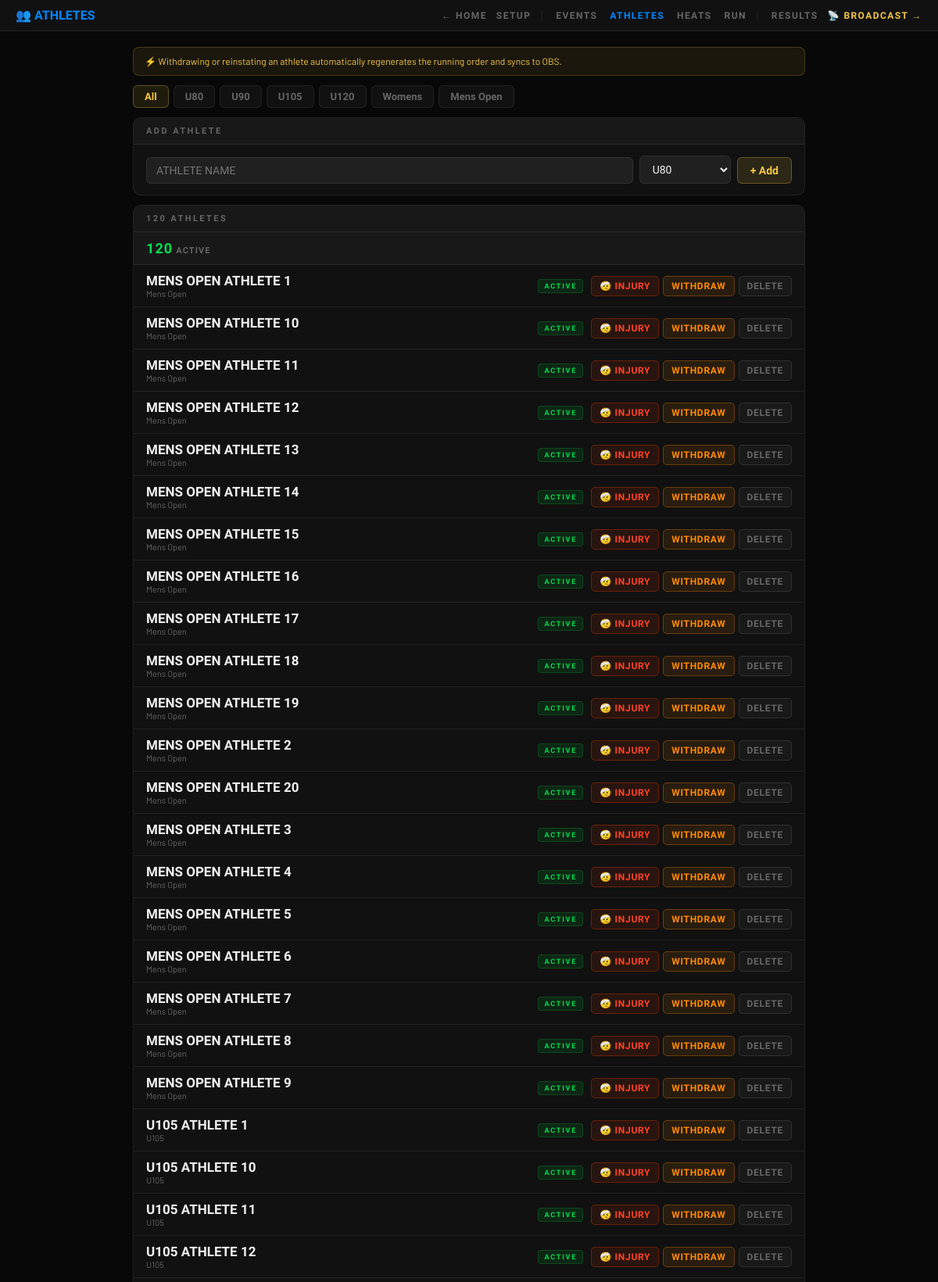
Page /comp/athletes (upper part) on the committed database.
### tables this page shows
CREATE TABLE athletes (
            id INTEGER PRIMARY KEY,
            name TEXT,
            category TEXT,
            status TEXT DEFAULT 'active'
        );

### server.py (the view)
@app.route("/comp/athletes")
def comp_athletes():
    cat = request.args.get("category","")
    con = db()
    athletes = con.execute("SELECT * FROM athletes WHERE category=? ORDER BY name",(cat,)).fetchall() if cat else con.execute("SELECT * FROM athletes ORDER BY category,name").fetchall()
    con.close()
    return render_template("comp_athletes.html", athletes=athletes, category_order=CATEGORY_ORDER, selected_cat=cat)

### server.py (called while the page is built, shortened)
def _check_auth():
    password = os.environ.get("COMP_PASSWORD", "").strip()
    if not password:
        return True

@app.before_request
def _require_comp_auth():
    if request.path.startswith("/comp/") or request.path == "/comp":
        if not _check_auth():
            resp = app.response_class("Unauthorized\n", status=401, mimetype="text/plain")
            resp.headers["WWW-Authenticate"] = 'Basic realm="Competition Control"'
            return resp

def db():
    con = sqlite3.connect(DB_FILE, timeout=10)
    con.row_factory = sqlite3.Row
    con.execute("PRAGMA journal_mode=WAL")
    con.execute("PRAGMA synchronous=NORMAL")
    return con

### templates/comp_athletes.html (shortened to what this page needs)
<!DOCTYPE html>
<html lang="en">
<head>
</head>
<body>
<div class="topbar">
  <span class="topbar-title">👥 Athletes</span>
  <a href="/">← Home</a>
  <a href="/comp/events">Setup</a>
  <span class="topbar-nav-group"><span class="sep">|</span><a href="/comp/events">Events</a><a href="/comp/athletes" style="color:var(--blue)">Athletes</a><a href="/comp/heats">Heats</a><a href="/comp/run">Run</a></span>
  <span class="topbar-nav-group"><span class="sep">|</span><a href="/comp/results">Results</a></span>
  <a href="/control.html" style="color:var(--gold)">📡 Broadcast →</a>
</div>
<div class="main">
  <div class="regen-notice">
    ⚡ Withdrawing or reinstating an athlete automatically regenerates the running order and syncs to OBS.
  </div>
  <div class="filter-row">
    <a href="/comp/athletes" class="filter-btn {% if not selected_cat %}active{% endif %}">All</a>
    {% for cat in category_order %}
    <a href="/comp/athletes?category={{ cat }}" class="filter-btn {% if selected_cat==cat %}active{% endif %}">{{ cat }}</a>
    {% endfor %}
  </div>
  <div class="section">
    <div class="section-head"><span class="section-title">Add Athlete</span></div>
    <form action="/comp/action/add_athlete" method="post" class="add-form">
      <input type="text" id="add-athlete-name" name="name" placeholder="ATHLETE NAME" required style="flex:1;min-width:180px">
      <select name="category" required>
        {% for cat in category_order %}<option value="{{ cat }}" {% if cat==selected_cat %}selected{% endif %}>{{ cat }}</option>{% endfor %}
      </select>
      <button type="submit" class="btn-add">+ Add</button>
    </form>
  </div>
  <div class="section">
    <div class="section-head">
      <span class="section-title">{{ athletes|length }} Athletes{% if selected_cat %} — {{ selected_cat }}{% endif %}</span>
    </div>
    {% set active_count = athletes|selectattr('status','equalto','active')|list|length %}
    {% if athletes %}
    <div class="counts">
      <div class="count-item active-count"><span>{{ active_count }}</span>Active</div>
    </div>
    {% endif %}
    {% for a in athletes %}
    <div class="ath-row {{ a['status'] if a['status'] != 'active' else '' }}">
      <div class="ath-info">
        <div class="ath-name {% if a['status'] != 'active' %}struck{% endif %}">{{ a['name'] }}</div>
        <div class="ath-cat">{{ a['category'] }}</div>
      </div>
      <div class="status-badge {{ a['status'] }}">{{ a['status'] }}</div>
      <div class="btn-actions">
        {% if a['status'] == 'active' %}
          <form action="/comp/action/withdraw_athlete" method="post" style="display:contents">
            <button type="submit" class="btn-sm btn-injury" onclick="return confirm('Mark {{ a['name'] }} as injured? Heats will be regenerated.')">🤕 Injury</button>
          </form>
          <form action="/comp/action/withdraw_athlete" method="post" style="display:contents">
            <button type="submit" class="btn-sm btn-withdraw" onclick="return confirm('Withdraw {{ a['name'] }}? Heats will be regenerated.')">Withdraw</button>
          </form>
        {% endif %}
        <form action="/comp/action/delete_athlete" method="post" style="display:contents">
          <button type="submit" class="btn-sm btn-delete" onclick="return confirm('Permanently delete {{ a['name'] }}?')">Delete</button>
        </form>
      </div>
    </div>
    {% else %}
    <div style="padding:20px;text-align:center;color:var(--dim);font-family:'Barlow',sans-serif">No athletes yet.</div>
    {% endfor %}
  </div>
</div>
</body>
</html>

### templates/comp_athletes.html (style rules this page uses)
* { margin:0; padding:0; box-sizing:border-box; }
:root { --bg:#080808; --surface:#111; --surface2:#181818; --surface3:#202020; --border:rgba(255,255,255,0.07); --text:#F0F0F0; --dim:#666; --gold:#F5C842; --blue:#0088FF; --green:#00DD55; --red:#FF4422; --orange:#FF8C00; }
html,body { background:var(--bg); color:var(--text); font-family:'Barlow Condensed',sans-serif; min-height:100vh; }
.topbar { background:var(--surface); border-bottom:1px solid var(--border); padding:10px 20px; display:flex; align-items:center; gap:12px; flex-wrap:wrap; }
.topbar a { color:var(--dim); text-decoration:none; font-size:12px; font-weight:700; letter-spacing:0.12em; text-transform:uppercase; }
.topbar-nav-group { display:flex; align-items:center; gap:16px; }
.topbar-nav-group .sep { color:var(--border); font-weight:400; user-select:none; }
.topbar-title { font-size:16px; font-weight:900; text-transform:uppercase; color:var(--blue); margin-right:auto; }
.main { padding:20px; max-width:900px; margin:0 auto; display:flex; flex-direction:column; gap:12px; }
.filter-row { display:flex; gap:6px; flex-wrap:wrap; }
.filter-btn { padding:6px 14px; border-radius:6px; border:1px solid var(--border); background:var(--surface); color:var(--dim); font-family:'Barlow Condensed',sans-serif; font-size:13px; font-weight:700; text-decoration:none; }
.filter-btn.active { background:rgba(245,200,66,0.1); border-color:rgba(245,200,66,0.3); color:var(--gold); }
.section { background:var(--surface); border:1px solid var(--border); border-radius:10px; overflow:hidden; }
.section-head { padding:10px 16px; background:var(--surface2); border-bottom:1px solid var(--border); display:flex; align-items:center; justify-content:space-between; }
.section-title { font-size:11px; font-weight:800; letter-spacing:0.22em; text-transform:uppercase; color:var(--dim); }
.ath-row { display:flex; align-items:center; gap:10px; padding:10px 16px; border-bottom:1px solid var(--border); transition:background 0.15s; }
.ath-info { flex:1; min-width:0; }
.ath-name { font-size:17px; font-weight:800; text-transform:uppercase; }
.ath-cat { font-size:11px; color:var(--dim); font-family:'Barlow',sans-serif; }
.status-badge { font-size:9px; font-weight:800; letter-spacing:0.2em; text-transform:uppercase; padding:3px 7px; border-radius:4px; flex-shrink:0; }
.status-badge.active { background:rgba(0,200,60,0.12); color:var(--green); border:1px solid rgba(0,200,60,0.2); }
.btn-actions { display:flex; gap:5px; flex-shrink:0; flex-wrap:wrap; justify-content:flex-end; }
.btn-sm { border-radius:5px; padding:5px 10px; font-family:'Barlow Condensed',sans-serif; font-size:12px; font-weight:700; cursor:pointer; border:1px solid; letter-spacing:0.06em; text-transform:uppercase; white-space:nowrap; }
.btn-withdraw { background:rgba(255,140,0,0.1); border-color:rgba(255,140,0,0.3); color:var(--orange); }
.btn-injury { background:rgba(255,60,0,0.1); border-color:rgba(255,60,0,0.3); color:var(--red); }
.btn-delete { background:rgba(100,100,100,0.1); border-color:rgba(255,255,255,0.1); color:var(--dim); }
.add-form { padding:14px 16px; display:flex; gap:8px; flex-wrap:wrap; align-items:flex-end; }
input[type=text] { background:var(--surface3); border:1px solid var(--border); color:var(--text); padding:8px 12px; border-radius:6px; font-family:'Barlow Condensed',sans-serif; font-size:14px; }
select { background:var(--surface3); border:1px solid var(--border); color:var(--text); padding:8px 12px; border-radius:6px; font-family:'Barlow Condensed',sans-serif; font-size:14px; }
.btn-add { background:rgba(245,200,66,0.12); color:var(--gold); border:1px solid rgba(245,200,66,0.3); border-radius:6px; padding:8px 16px; font-family:'Barlow Condensed',sans-serif; font-size:14px; font-weight:700; cursor:pointer; }
.counts { display:flex; gap:16px; flex-wrap:wrap; padding:10px 16px; background:var(--surface2); border-bottom:1px solid var(--border); }
.count-item { font-size:11px; font-weight:700; letter-spacing:0.1em; text-transform:uppercase; color:var(--dim); }
.count-item span { font-size:18px; font-weight:900; margin-right:4px; }
.count-item.active-count span { color:var(--green); }
.regen-notice { background:rgba(245,200,66,0.08); border:1px solid rgba(245,200,66,0.2); border-radius:8px; padding:10px 14px; font-size:12px; color:var(--gold); font-family:'Barlow',sans-serif; }

### rows in the picture
athletes: name "MENS OPEN ATHLETE 1", category "Mens Open", status "ACTIVE"
athletes: name "MENS OPEN ATHLETE 10", category "Mens Open", status "ACTIVE"
athletes: name "MENS OPEN ATHLETE 11", category "Mens Open", status "ACTIVE"
athletes: name "MENS OPEN ATHLETE 12", category "Mens Open", status "ACTIVE"
athletes: name "MENS OPEN ATHLETE 13", category "Mens Open", status "ACTIVE"
athletes: name "MENS OPEN ATHLETE 14", category "Mens Open", status "ACTIVE"
athletes: name "MENS OPEN ATHLETE 15", category "Mens Open", status "ACTIVE"
athletes: name "MENS OPEN ATHLETE 16", category "Mens Open", status "ACTIVE"
athletes: name "MENS OPEN ATHLETE 17", category "Mens Open", status "ACTIVE"
athletes: name "MENS OPEN ATHLETE 18", category "Mens Open", status "ACTIVE"
athletes: name "MENS OPEN ATHLETE 19", category "Mens Open", status "ACTIVE"
athletes: name "MENS OPEN ATHLETE 2", category "Mens Open", status "ACTIVE"
athletes: name "MENS OPEN ATHLETE 20", category "Mens Open", status "ACTIVE"
athletes: name "MENS OPEN ATHLETE 3", category "Mens Open", status "ACTIVE"
athletes: name "MENS OPEN ATHLETE 4", category "Mens Open", status "ACTIVE"
athletes: name "MENS OPEN ATHLETE 5", category "Mens Open", status "ACTIVE"
athletes: name "MENS OPEN ATHLETE 6", category "Mens Open", status "ACTIVE"
athletes: name "MENS OPEN ATHLETE 7", category "Mens Open", status "ACTIVE"
athletes: name "MENS OPEN ATHLETE 8", category "Mens Open", status "ACTIVE"
athletes: name "MENS OPEN ATHLETE 9", category "Mens Open", status "ACTIVE"
athletes: name "U105 ATHLETE 1", category "U105", status "ACTIVE"
athletes: name "U105 ATHLETE 10", category "U105", status "ACTIVE"
athletes: name "U105 ATHLETE 11", category "U105", status "ACTIVE"
athletes: name "U105 ATHLETE 12", category "U105", status "ACTIVE"

### other values in the picture
{{ cat }} "U80" "U90" "U105" "U120" "Womens" "Mens Open"
{{ athletes|length }} "120"
{{ active_count }} "120"
form field category "U80"
